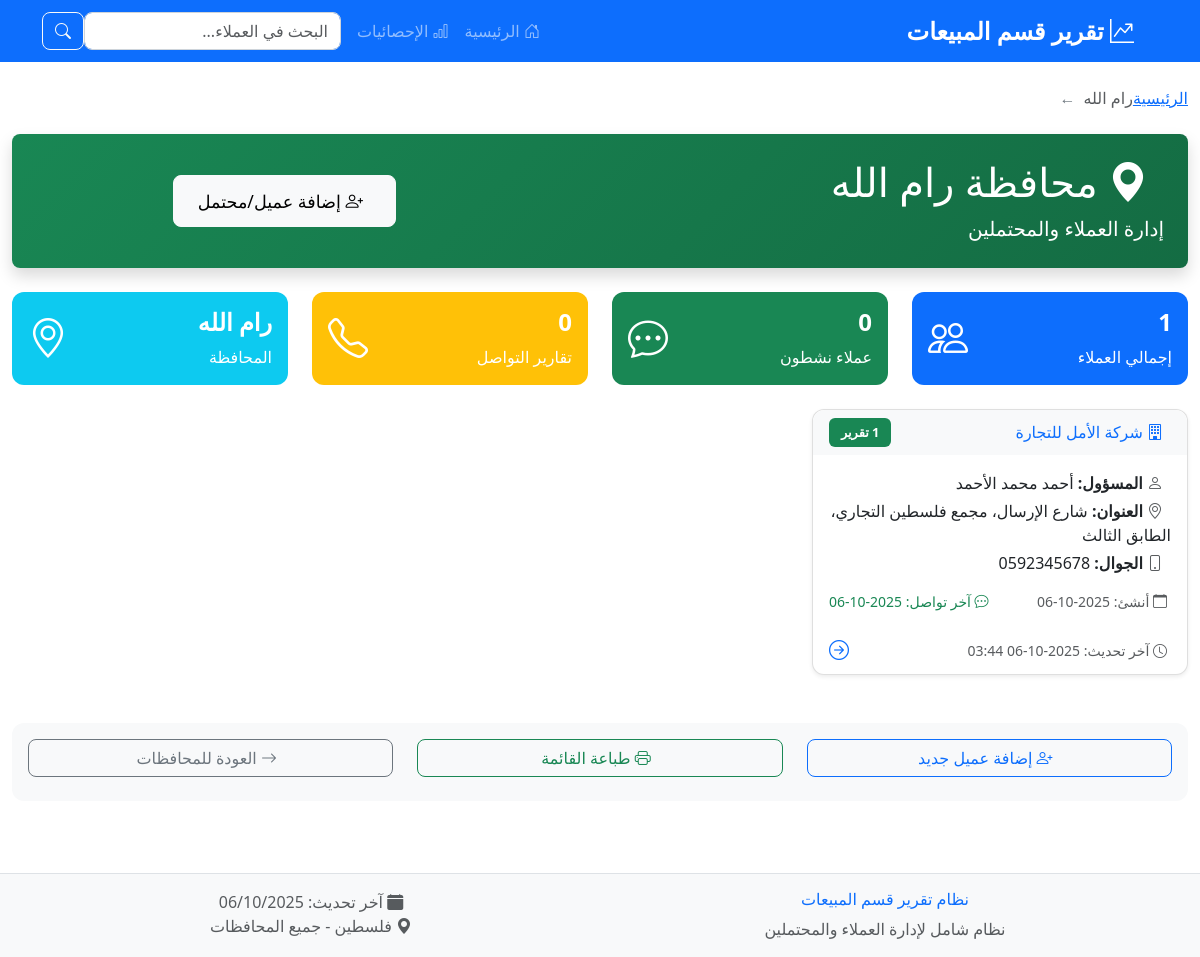
The app's page /governorate/رام الله, older data.
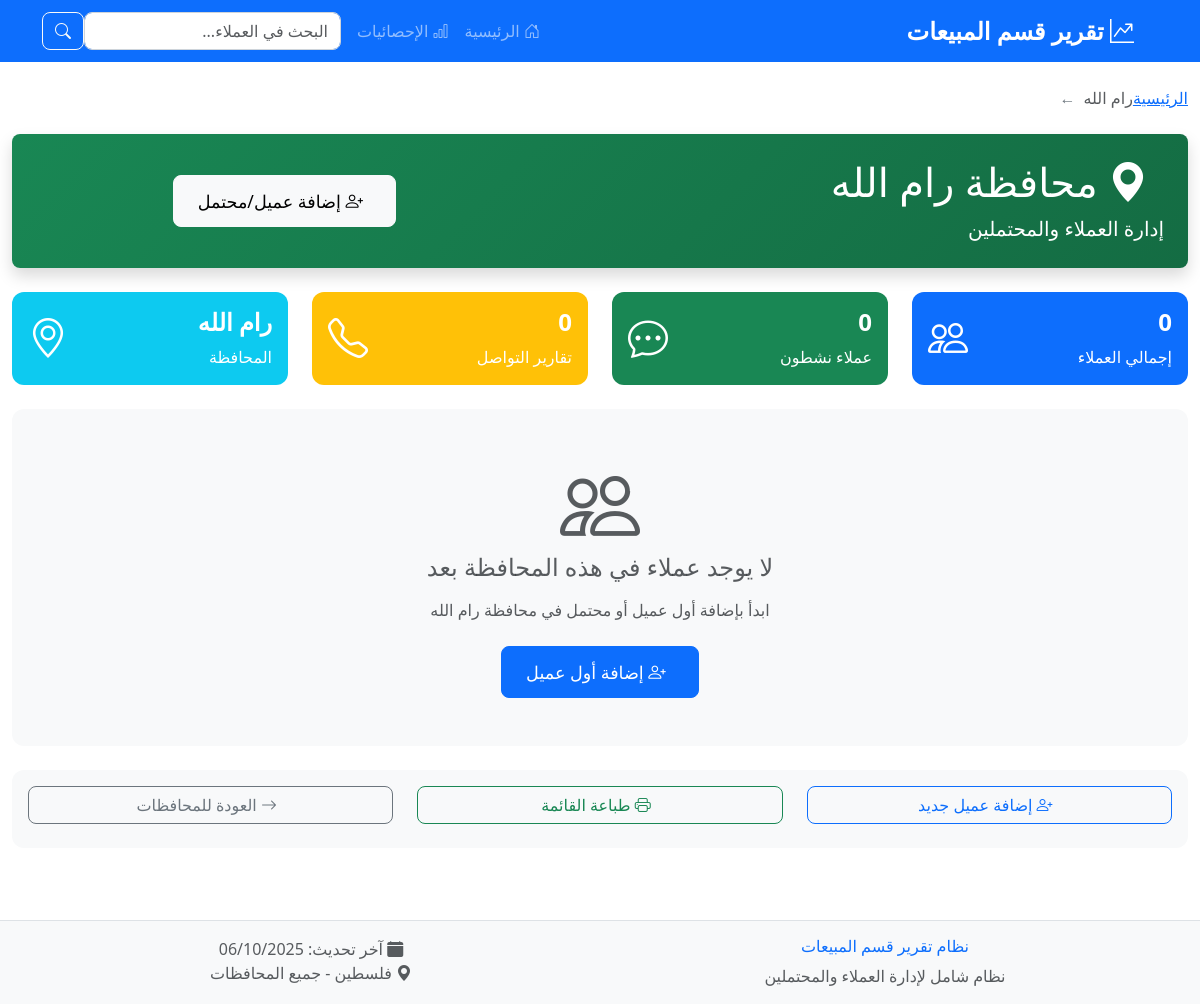
The same page, newer data.
### tables this page shows
CREATE TABLE customers (
            id INTEGER PRIMARY KEY AUTOINCREMENT,
            governorate TEXT NOT NULL,
            company_name TEXT NOT NULL,
            address TEXT,
            contact_person TEXT,
            mobile1 TEXT,
            mobile2 TEXT,
            phone TEXT,
            created_date DATETIME DEFAULT CURRENT_TIMESTAMP,
            last_updated DATETIME DEFAULT CURRENT_TIMESTAMP
        );

### app.py (the view)
@app.route('/governorate/<governorate>')
def governorate_customers(governorate):
    if governorate not in GOVERNORATES:
        flash('محافظة غير صحيحة', 'error')
        return redirect(url_for('index'))
    conn = get_db_connection()
    customers = conn.execute('''
        SELECT c.*,
               COUNT(cl.id) as communication_count,
               MAX(cl.log_date) as last_communication
        FROM customers c
        LEFT JOIN communication_logs cl ON c.id = cl.customer_id
        WHERE c.governorate = ?
        GROUP BY c.id
        ORDER BY c.last_updated DESC
    ''', (governorate,)).fetchall()
    conn.close()
    return render_template('governorate_customers.html',
                         governorate=governorate,
                         customers=customers)

### app.py (called while the page is built)
def get_db_connection():
    conn = sqlite3.connect(DATABASE)
    conn.row_factory = sqlite3.Row
    return conn

### templates/governorate_customers.html (shortened to what this page needs)
{% extends "base.html" %}
{% block content %}
<nav aria-label="breadcrumb" class="mb-4">
    <ol class="breadcrumb">
        <li class="breadcrumb-item"><a href="{{ url_for('index') }}">الرئيسية</a></li>
        <li class="breadcrumb-item active">{{ governorate }}</li>
    </ol>
</nav>
<div class="row mb-4">
    <div class="col-12">
        <div class="bg-gradient-success text-white p-4 rounded-3 shadow">
            <div class="row align-items-center">
                <div class="col-md-8">
                    <h1 class="display-6 mb-2">
                        <i class="bi bi-geo-alt-fill me-3"></i>
                        محافظة {{ governorate }}
                    </h1>
                    <p class="lead mb-0">إدارة العملاء والمحتملين</p>
                </div>
                <div class="col-md-4 text-end">
                    <a href="{{ url_for('add_customer_form', governorate=governorate) }}"
                       class="btn btn-light btn-lg">
                        <i class="bi bi-person-plus me-2"></i>
                        إضافة عميل/محتمل
                    </a>
                </div>
            </div>
        </div>
    </div>
</div>
<div class="row mb-4">
    <div class="col-md-3">
        <div class="card bg-primary text-white">
            <div class="card-body">
                <div class="d-flex justify-content-between">
                    <div>
                        <h4>{{ customers | length }}</h4>
                        <p class="mb-0">إجمالي العملاء</p>
                    </div>
                    <div class="align-self-center">
                        <i class="bi bi-people fs-1"></i>
                    </div>
                </div>
            </div>
        </div>
    </div>
    <div class="col-md-3">
        <div class="card bg-success text-white">
            <div class="card-body">
                <div class="d-flex justify-content-between">
                    <div>
                        <h4>
                            {% set active_customers = 0 %}
                            {% for customer in customers %}
                                {% if customer.communication_count > 0 %}
                                    {% set active_customers = active_customers + 1 %}
                                {% endif %}
                            {% endfor %}
                            {{ active_customers }}
                        </h4>
                        <p class="mb-0">عملاء نشطون</p>
                    </div>
                    <div class="align-self-center">
                        <i class="bi bi-chat-dots fs-1"></i>
                    </div>
                </div>
            </div>
        </div>
    </div>
    <div class="col-md-3">
        <div class="card bg-warning text-white">
            <div class="card-body">
                <div class="d-flex justify-content-between">
                    <div>
                        <h4>
                            {% set total_communications = 0 %}
                            {% for customer in customers %}
                                {% set total_communications = total_communications + customer.communication_count %}
                            {% endfor %}
                            {{ total_communications }}
                        </h4>
                        <p class="mb-0">تقارير التواصل</p>
                    </div>
                    <div class="align-self-center">
                        <i class="bi bi-telephone fs-1"></i>
                    </div>
                </div>
            </div>
        </div>
    </div>
    <div class="col-md-3">
        <div class="card bg-info text-white">
            <div class="card-body">
                <div class="d-flex justify-content-between">
                    <div>
                        <h4>{{ governorate }}</h4>
                        <p class="mb-0">المحافظة</p>
                    </div>
                    <div class="align-self-center">
                        <i class="bi bi-geo-alt fs-1"></i>
                    </div>
                </div>
            </div>
        </div>
    </div>
</div>
{% if customers %}
<div class="row">
    {% for customer in customers %}
    <div class="col-lg-6 col-xl-4 mb-4">
        <div class="card h-100 shadow-sm customer-card"
             onclick="window.location.href='{{ url_for('customer_details', customer_id=customer.id) }}'">
            <div class="card-header bg-light border-bottom-0">
                <div class="d-flex justify-content-between align-items-center">
                    <h6 class="mb-0 text-primary">
                        <i class="bi bi-building me-2"></i>
                        {{ customer.company_name }}
                    </h6>
                    {% if customer.communication_count > 0 %}
                    <span class="badge bg-success">{{ customer.communication_count }} تقرير</span>
                    {% else %}
                    <span class="badge bg-secondary">جديد</span>
                    {% endif %}
                </div>
            </div>
            <div class="card-body">
                <div class="mb-3">
                    {% if customer.contact_person %}
                    <p class="mb-1">
                        <i class="bi bi-person text-muted me-2"></i>
                        <strong>المسؤول:</strong> {{ customer.contact_person }}
                    </p>
                    {% endif %}
                    {% if customer.address %}
                    <p class="mb-1">
                        <i class="bi bi-geo-alt text-muted me-2"></i>
                        <strong>العنوان:</strong> {{ customer.address }}
                    </p>
                    {% endif %}
                    {% if customer.mobile1 %}
                    <p class="mb-1">
                        <i class="bi bi-phone text-muted me-2"></i>
                        <strong>الجوال:</strong> {{ customer.mobile1 }}
                    </p>
                    {% endif %}
                </div>
                <div class="d-flex justify-content-between align-items-center text-muted small">
                    <span>
                        <i class="bi bi-calendar me-1"></i>
                        أنشئ: {{ customer.created_date[:10] if customer.created_date else 'غير محدد' }}
                    </span>
                    {% if customer.last_communication %}
                    <span class="text-success">
                        <i class="bi bi-chat-dots me-1"></i>
                        آخر تواصل: {{ customer.last_communication[:10] if customer.last_communication else 'لا يوجد' }}
                    </span>
                    {% endif %}
                </div>
            </div>
            <div class="card-footer bg-transparent border-top-0">
                <div class="d-flex justify-content-between align-items-center">
                    <small class="text-muted">
                        <i class="bi bi-clock me-1"></i>
                        آخر تحديث: {{ customer.last_updated[:16] if customer.last_updated else 'غير محدد' }}
                    </small>
                    <div>
                        <i class="bi bi-arrow-right-circle text-primary fs-5"></i>
                    </div>
                </div>
            </div>
        </div>
    </div>
    {% endfor %}
</div>
{% else %}
<div class="row">
    <div class="col-12">
        <div class="card border-0 bg-light">
            <div class="card-body text-center py-5">
                <i class="bi bi-people display-1 text-muted mb-3"></i>
                <h4 class="text-muted mb-3">لا يوجد عملاء في هذه المحافظة بعد</h4>
                <p class="text-muted mb-4">ابدأ بإضافة أول عميل أو محتمل في محافظة {{ governorate }}</p>
                <a href="{{ url_for('add_customer_form', governorate=governorate) }}"
                   class="btn btn-primary btn-lg">
                    <i class="bi bi-person-plus me-2"></i>
                    إضافة أول عميل
                </a>
            </div>
        </div>
    </div>
</div>
{% endif %}
<div class="row mt-4">
    <div class="col-12">
        <div class="card border-0 bg-light">
            <div class="card-body text-center py-3">
                <div class="row">
                    <div class="col-md-4">
                        <a href="{{ url_for('add_customer_form', governorate=governorate) }}"
                           class="btn btn-outline-primary w-100 mb-2">
                            <i class="bi bi-person-plus me-2"></i>
                            إضافة عميل جديد
                        </a>
                    </div>
                    <div class="col-md-4">
                        <button class="btn btn-outline-success w-100 mb-2"
                                onclick="window.print()">
                            <i class="bi bi-printer me-2"></i>
                            طباعة القائمة
                        </button>
                    </div>
                    <div class="col-md-4">
                        <a href="{{ url_for('index') }}" class="btn btn-outline-secondary w-100 mb-2">
                            <i class="bi bi-arrow-right me-2"></i>
                            العودة للمحافظات
                        </a>
                    </div>
                </div>
            </div>
        </div>
    </div>
</div>
{% endblock %}

### templates/base.html (shortened to what this page needs)
<!DOCTYPE html>
<html lang="ar" dir="rtl">
<head>
    <link href="https://cdn.jsdelivr.net/npm/bootstrap@5.3.0/dist/css/bootstrap.min.css" rel="stylesheet">
    <link href="https://cdn.jsdelivr.net/npm/bootstrap-icons@1.10.0/font/bootstrap-icons.css" rel="stylesheet">
    <link href="{{ url_for('static', filename='css/style.css') }}" rel="stylesheet">
</head>
<body>
    <nav class="navbar navbar-expand-lg navbar-dark bg-primary">
        <div class="container">
            <a class="navbar-brand" href="{{ url_for('index') }}">
                <i class="bi bi-graph-up-arrow me-2"></i>
                تقرير قسم المبيعات
            </a>
            <div class="collapse navbar-collapse" id="navbarNav">
                <ul class="navbar-nav me-auto">
                    <li class="nav-item">
                        <a class="nav-link" href="{{ url_for('index') }}">
                            <i class="bi bi-house-door"></i> الرئيسية
                        </a>
                    </li>
                    <li class="nav-item">
                        <a class="nav-link" href="{{ url_for('statistics') }}">
                            <i class="bi bi-bar-chart"></i> الإحصائيات
                        </a>
                    </li>
                </ul>
                <form class="d-flex" method="GET" action="{{ url_for('search') }}">
                    <input class="form-control me-2" type="search" name="q" placeholder="البحث في العملاء..."
                           value="{{ request.args.get('q', '') }}">
                    <button class="btn btn-outline-light" type="submit">
                        <i class="bi bi-search"></i>
                    </button>
                </form>
            </div>
        </div>
    </nav>
    <main class="container-fluid py-4">
        {% block content %}{% endblock %}
    </main>
    <footer class="bg-light text-center py-3 mt-5">
        <div class="container">
            <div class="row">
                <div class="col-md-6">
                    <h6 class="text-primary">نظام تقرير قسم المبيعات</h6>
                    <p class="mb-0 text-muted">نظام شامل لإدارة العملاء والمحتملين</p>
                </div>
                <div class="col-md-6">
                    <p class="mb-0 text-muted">
                        <i class="bi bi-calendar-fill me-2"></i>
                        آخر تحديث: {{ moment().format('DD/MM/YYYY') if moment else '06/10/2025' }}
                    </p>
                    <p class="mb-0 text-muted">
                        <i class="bi bi-geo-alt-fill me-2"></i>
                        فلسطين - جميع المحافظات
                    </p>
                </div>
            </div>
        </div>
    </footer>
</body>
</html>

### static/css/style.css (style rules this page uses)
body { font-family: 'Segoe UI', Tahoma, Geneva, Verdana, sans-serif; direction: rtl; text-align: right; }
:root { --primary-color: #0d6efd; --success-color: #198754; --warning-color: #ffc107; --info-color: #0dcaf0; --danger-color: #dc3545; --light-color: #f8f9fa; --dark-color: #212529; }
.bg-gradient-success { background: linear-gradient(135deg, var(--success-color) 0%, #146c43 100%); }
.btn { border-radius: 8px; font-weight: 500; transition: all 0.3s ease; }
.btn-lg { padding: 0.75rem 1.5rem; font-size: 1.1rem; }
.card { border-radius: 12px; border: 1px solid rgba(0,0,0,0.125); transition: all 0.3s ease; }
.card.bg-primary, .card.bg-success, .card.bg-warning, .card.bg-info { border: none; color: white; }
.card.bg-primary h3, .card.bg-primary h4, .card.bg-success h3, .card.bg-success h4, .card.bg-warning h3, .card.bg-warning h4, .card.bg-info h3, .card.bg-info h4 { font-weight: bold; }
.navbar-brand { font-weight: 700; font-size: 1.5rem; }
.nav-link { font-weight: 500; transition: all 0.3s ease; }
.breadcrumb { background-color: transparent; padding: 0; margin-bottom: 1rem; }
.breadcrumb-item + .breadcrumb-item::before { content: "←"; color: #6c757d; }
.form-control { border-radius: 8px; border: 1px solid #ced4da; transition: all 0.3s ease; }
footer { margin-top: auto; background-color: var(--light-color) !important; border-top: 1px solid #dee2e6; }
.fade-in-up { animation: fadeInUp 0.6s ease-out; }

Row changes from the older to the newer data that the page shows:
removed customers: governorate "رام الله", company_name "شركة الأمل للتجارة", communication_count "1", contact_person "أحمد محمد الأحمد", address "شارع الإرسال، مجمع فلسطين التجاري، الطابق الثالث", mobile1 "0592345678", created_date "2025-10-06", last_communication "2025-10-06", last_updated "2025-10-06 03:44"
Text that changed along with them:
{{ governorate }}: (not shown) → "رام الله"
{{ customers | length }}: "1" → "0"
text now shown: "لا يوجد عملاء في هذه المحافظة بعد ابدأ بإضافة أول عميل أو محتمل في محافظة إضافة أول عميل"
